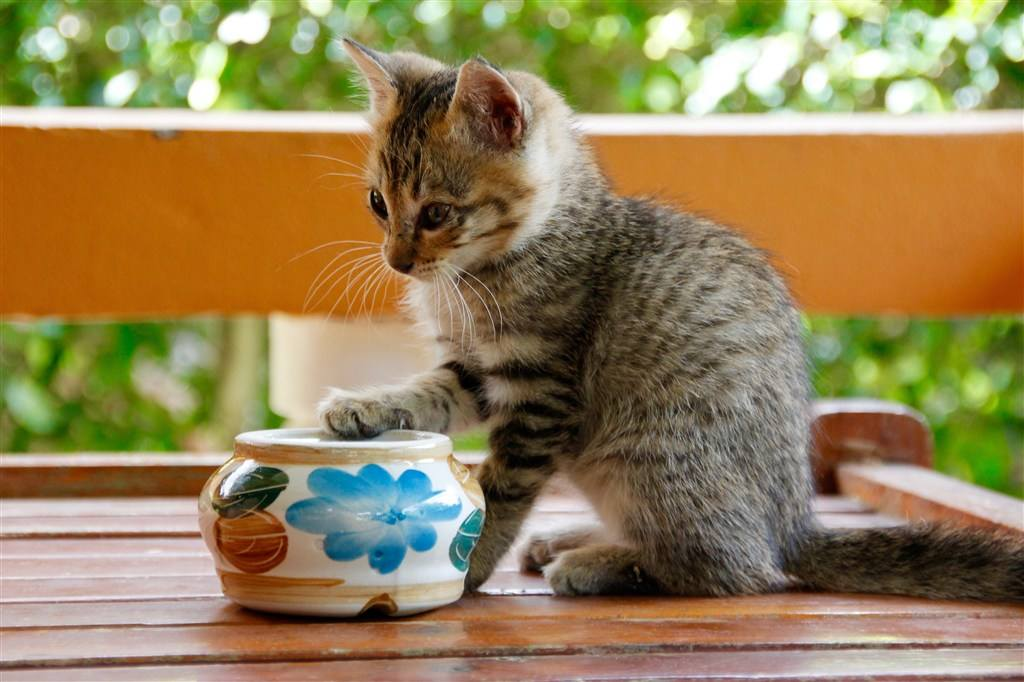
#> input picture python/old/code/image/cat.jpeg, 1024 x 682 px
$ python '3.4-2.1直方图均衡化equalizeHist.py'
#> lines starting #> are read from the running program, lines starting #| are printed output that depends on the picture
'''
OpenCV图像处理-直方图

“直方图均衡化”是把原始图像的灰度直方图从比较集中的某个灰度区间变成在更广泛灰度范围内的分布。
直方图均衡化就是对图像进行非线性拉伸，重新分配图像像素值，使一定灰度范围内的像素数量大致相同。
这种方法提高图像整体的对比度，特别是有用数据的像素值分布比较接近时，
在X光图像中使用广泛，可以提高骨架结构的显示，另外在曝光过度或不足的图像中可以更好的突出细节。


dst = cv.equalizeHist(img)
参数：
    img: 灰度图像
返回：
    dst : 均衡化后的结果
'''

import numpy as np
import cv2 as cv
import matplotlib.pyplot as plt

# 1. 直接以灰度图的方式读入
img = cv.imread('../image/cat.jpeg', 0)
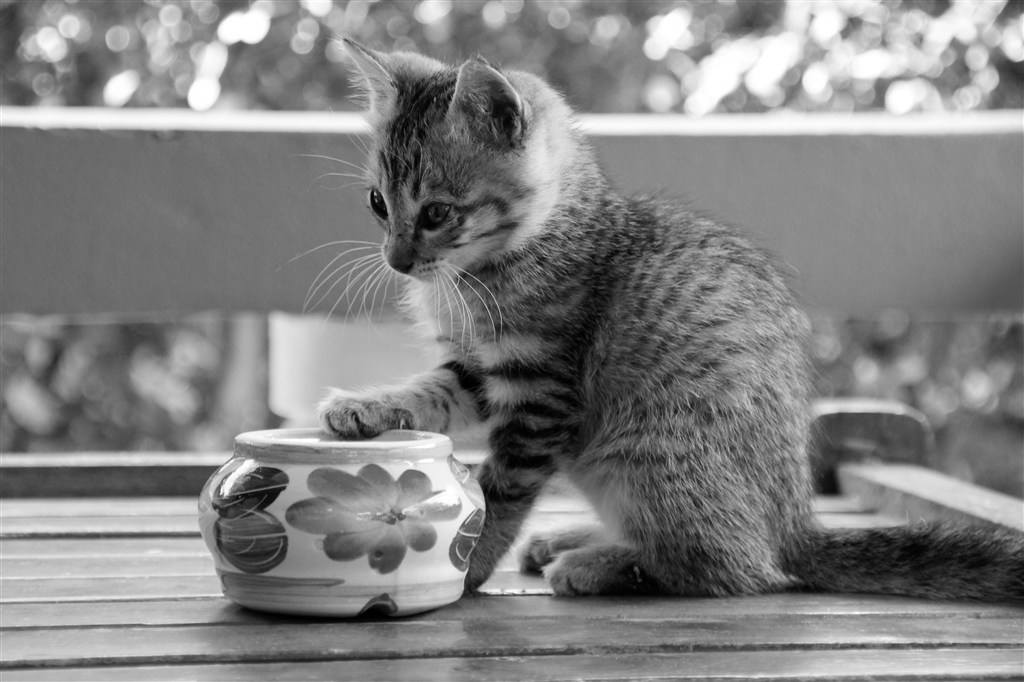
#> img: shape (682, 1024); min 0, max 255, mean 130.2


# 2, 均衡化处理
dst = cv.equalizeHist(img)
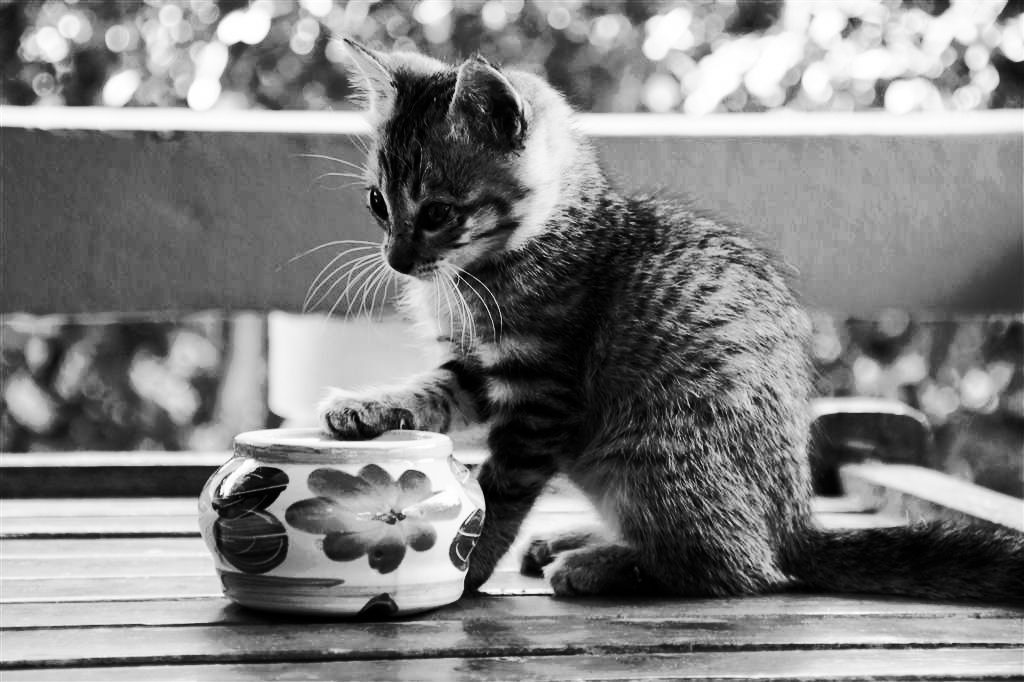
#> dst: shape (682, 1024); min 0, max 255, mean 128.3


# 3. 结果展示
fig, axes = plt.subplots(nrows=1, ncols=2, figsize=(10, 8), dpi=100)
axes[0].imshow(img, cmap=plt.cm.gray)
axes[0].set_title("原图")
axes[1].imshow(dst, cmap=plt.cm.gray)
axes[1].set_title("均衡化后结果")


# 解决中文显示问题
plt.rcParams['font.sans-serif'] = ['KaiTi']  # 指定默认字体
plt.rcParams['axes.unicode_minus'] = False  # 解决保存图像是负号'-'显示为方块的问题
plt.show()
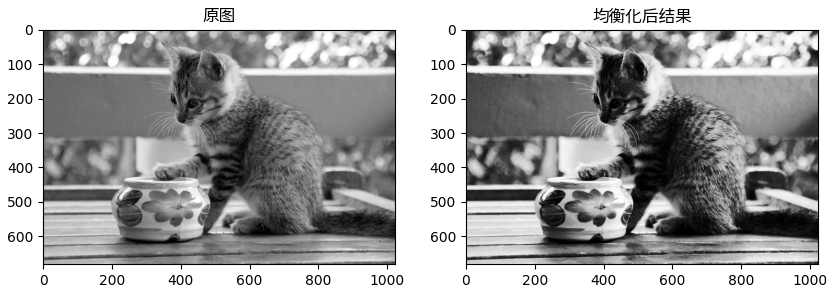
#> figure drawn by matplotlib, 2 panels

$ run again, with python/old/code/image/ballon.jpeg copied over python/old/code/image/cat.jpeg
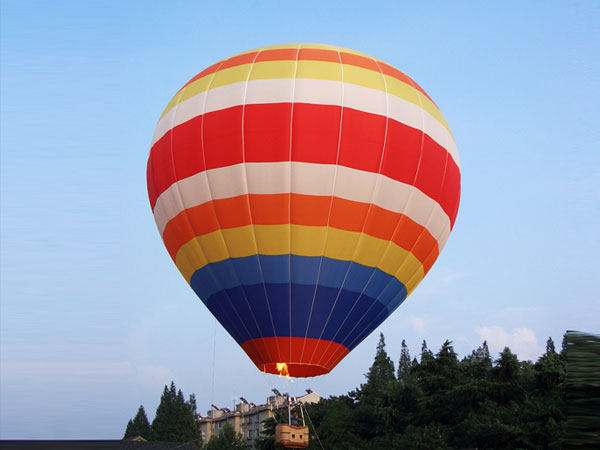
#> input picture python/old/code/image/ballon.jpeg, 600 x 450 px
#> `dst = cv.equalizeHist(img)`:
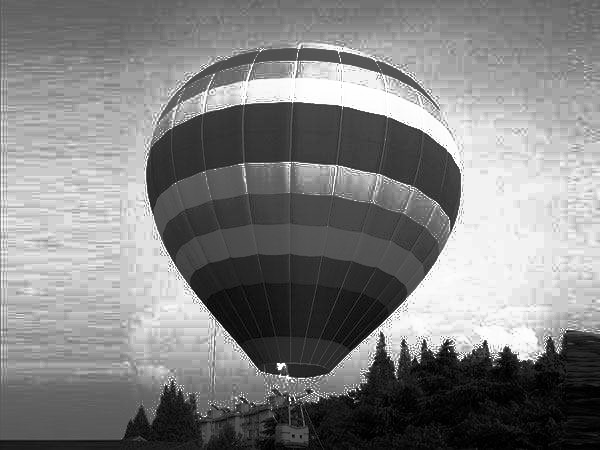
#> dst: shape (450, 600); min 0, max 255, mean 129
#> `plt.show()`:
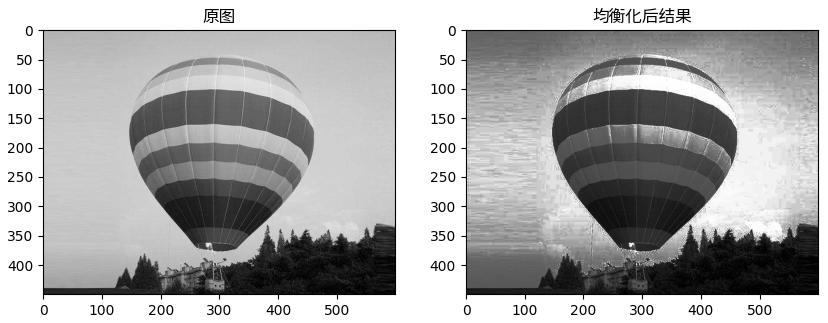
#> figure drawn by matplotlib, 2 panels

$ run again, with python/old/code/image/deer.jpeg copied over python/old/code/image/cat.jpeg
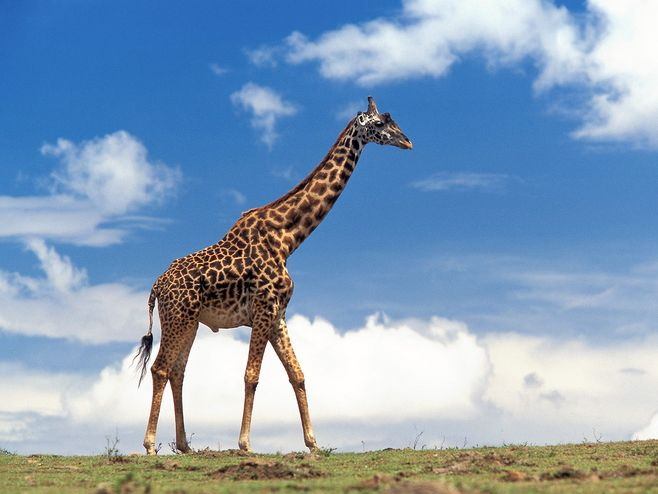
#> input picture python/old/code/image/deer.jpeg, 658 x 494 px
#> `dst = cv.equalizeHist(img)`:
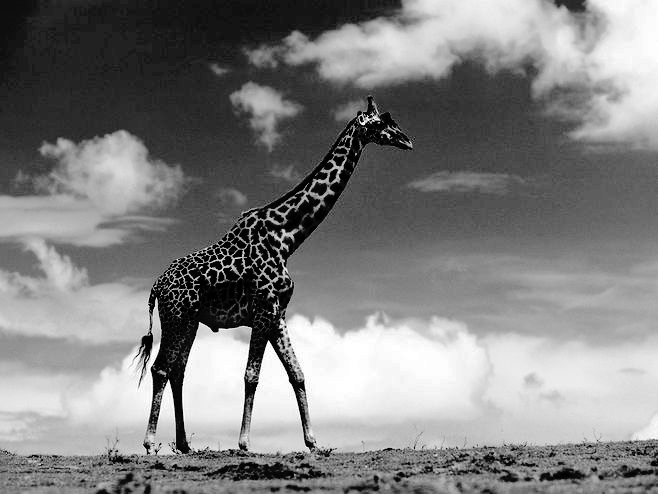
#> dst: shape (494, 658); min 0, max 255, mean 128.4
#> `plt.show()`:
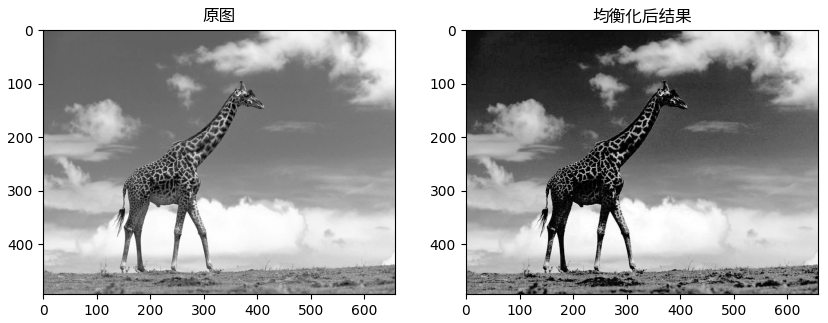
#> figure drawn by matplotlib, 2 panels
